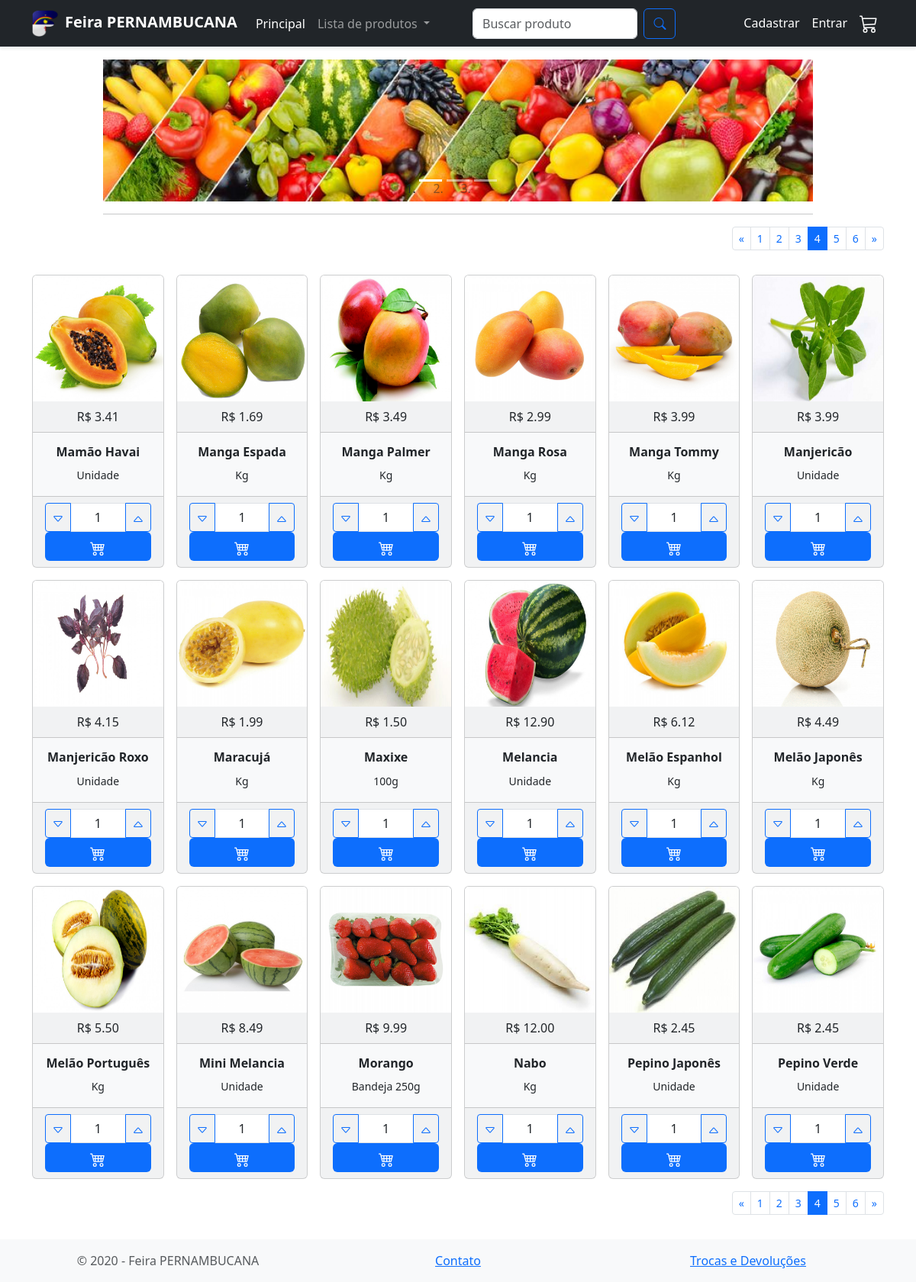
Page /index.php?pagina=3 on the committed database.
### tables this page shows
CREATE TABLE `produto` (
  `produto_id` int(11) NOT NULL,
  `categoria` varchar(20) NOT NULL,
  `nome` varchar(200) NOT NULL,
  `detalhe` varchar(200) NOT NULL,
  `preco` decimal(10,2) NOT NULL,
  `foto` varchar(200) NOT NULL
);

### config/paginacao.php (called while the page is built, shortened)
<?php
$inicio_prod = intval($_GET['pagina']*18);
if (isset($_GET['categoria'])){
    $categoria = mysqli_real_escape_string($conexao,$_GET['categoria']);
    $query = "SELECT * FROM `produto` WHERE categoria = '$categoria' ORDER BY `produto`.`nome` ASC LIMIT $inicio_prod, 18";
    $total_produtos = $conexao->query("SELECT * FROM produto WHERE categoria = '$categoria'")->num_rows;
}else{
    if(isset($_GET['buscar'])){
        $buscar = mysqli_real_escape_string($conexao,$_GET['buscar']);
        $query = "SELECT * FROM `produto` WHERE `nome` LIKE '%$buscar%' ORDER BY `produto`.`nome` ASC  LIMIT $inicio_prod , 18";
        $total_produtos = $conexao->query("SELECT * FROM `produto` WHERE `nome` LIKE '%$buscar%' ORDER BY `produto`.`nome` ASC ")->num_rows;
        if ($total_produtos == 0){
            $total_produtos = 1;
        }
    }
    else{
        $query = "SELECT * FROM `produto` ORDER BY `produto`.`nome` ASC LIMIT $inicio_prod, 18";
        $total_produtos = $conexao->query("SELECT * FROM produto")->num_rows;
    }
}
$result = mysqli_query($conexao, $query);
$num_paginas = ceil($total_produtos/18);

### index.php (the view, shortened to what this page needs)
<?php
include_once('config/conexao.php');
include_once('config/paginacao.php');
?>
<!DOCTYPE html>
<html lang="ptbr">
<head>
  <link rel="stylesheet" href="node_modules/bootstrap/dist/css/bootstrap.css" />
  <link rel="stylesheet" type="text/css" href="//assets.locaweb.com.br/locastyle/2.0.6/stylesheets/locastyle.css">
  <link rel="stylesheet" href="https://cdn.jsdelivr.net/npm/bootstrap-icons@1.3.0/font/bootstrap-icons.css">
</head>
<body style="min-width: 372px ">
  <nav class="navbar navbar-expand navbar-dark bg-dark border-bottom shadow-sm mb-3 sticky-top">
    <div class="container">
      <a class="navbar-brand" href="index.php"><img src="img/pernambuco-alfabeto-f.png" alt="FeiraPERNAMBUCANA" width="35px" style="margin-right: 8px" /><strong>Feira PERNAMBUCANA </strong></a>
      <div class="navbar-collapse collapse">
        <ul class="navbar-nav flex-grow-1">
          <li class="nav-item">
            <a href="index.php" class="nav-link text-white">Principal</a>
          </li>
          <li class="nav-item dropdown">
            <a class="nav-link dropdown-toggle" href="#" id="navbarDarkDropdownMenuLink" role="button" data-bs-toggle="dropdown" aria-expanded="false">
              Lista de produtos
            </a>
          </li>
          <form action="" method="get" class="d-flex ms-lg-5 col-5">
            <input name="buscar" class="form-control me-2" type="search" placeholder="Buscar produto" aria-label="Search" />
            <button type="submit" class="btn btn-outline-primary "><i class="bi-search"></i>
            </button>
          </form>
        </ul>
        <div class="align-self-end">
          <ul class="navbar-nav">
            <?php if (isset($_SESSION['nome'])) { ?>
              <li class="nav-item dropdown">
                <a class="nav-link dropdown-toggle text-white" href="#" id="navbarDarkDropdownMenuLink" role="button" data-bs-toggle="dropdown" aria-expanded="false"><?php echo  strtok($_SESSION['nome'], " ") ?></a>
                <ul class="dropdown-menu dropdown-menu-dark" aria-labelledby="navbarDarkDropdownMenuLink">
                  <li><a class="dropdown-item" href="meusdados.php">Meus Dados</a></li>
                  <li><a class="dropdown-item" href="meuspedidos.php">Meus Pedidos</a></li>
                  <?php if ($_SESSION['permissao'] == 1) { ?>
                    <li><a class="dropdown-item" href="admin.php">Admin</a></li>
                  <?php } ?>
                  <li><a class="dropdown-item text-dark bg-danger" href="config/logout.php">Sair</a></li>
                </ul>
              </li><?php } else { ?>
              <li class="nav-item">
                <a href="cadastrar.php" class="nav-link text-white">Cadastrar</a>
              </li>
              <li class="nav-item">
                <a href="entrar.php" class="nav-link text-white">Entrar</a>
              </li><?php } ?>
            <li class="nav-item">
              <a href="carrinho.php" class="nav-link text-white">
                <svg class="bi" width="24" height="24" fill="currentColor">
                  <use xlink:href="bi.svg#cart3"></use>
                </svg>
              </a>
            </li>
          </ul>
        </div>
      </div>
    </div>
  </nav>
  <header class="container">
    <div class="col-10 offset-1">
      <div id="carouselMain" class="carousel carousel-light slide" data-bs-ride="carousel">
        <ol class="carousel-indicators">
          <li data-bs-target="#carouselMain" data-bs-slide-to="0" class="active"></li>
          <li data-bs-target="#carouselMain" data-bs-slide-to="1"></li>
          <li data-bs-target="#carouselMain" data-bs-slide-to="2"></li>
        </ol>
        <div class="carousel-inner">
          <div class="carousel-item active">
            <img src="img/banner01.jpg" alt="banner1" class="img-fluid w-100" />
          </div>
        </div>
        <a href="#carouselMain" role="button" data-bs-slide="prev" class="carousel-control-prev">
          <span class="carousel-control-prev-icon" aria-hidden="true"></span>
        </a>
        <a href="#carouselMain" role="button" data-bs-slide="next" class="carousel-control-next">
          <span class="carousel-control-next-icon" aria-hidden="true"></span>
        </a>
      </div>
      <hr class="mt-3" />
    </div>
  </header>
  <main class="mb-5 pb-3">
    <div class="container">
      <div class="row">
        <div class="col-12">
          <div class="d-flex flex-row-reverse justify-content-center justify-content-md-start">
            <nav class="d-inline-block">
              <ul class="pagination pagination-sm my-0">
                <li class="page-item">
                  <a class="page-link" href="index.php?<?php if (isset($_GET['buscar'])) {
                                                          echo "buscar=";
                                                          echo $_GET['buscar'];
                                                          echo "&";
                                                        } else {
                                                          if (isset($_GET['categoria'])) {
                                                            echo "categoria=";
                                                            echo $_GET['categoria'];
                                                            echo "&";
                                                          }
                                                        } ?>pagina=0" aria-label="Previous">
                    <span aria-hidden="true">&laquo;</span>
                  </a>
                </li>
                <?php for ($pagina = 0; $pagina < $num_paginas; $pagina++) { ?>
                  <?php if ($pagina == intval($_GET['pagina'])) { ?>
                    <li class="page-item active" aria-current="page">
                      <span class="page-link"><?php echo $pagina + 1 ?></span>
                    </li>
                  <?php } else { ?>
                    <li class="page-item">
                      <a href="index.php?<?php if (isset($_GET['buscar'])) {
                                            echo "buscar=";
                                            echo $_GET['buscar'];
                                            echo "&";
                                          } else {
                                            if (isset($_GET['categoria'])) {
                                              echo "categoria=";
                                              echo $_GET['categoria'];
                                              echo "&";
                                            }
                                          } ?>pagina=<?php echo $pagina; ?>" class="page-link"><?php echo $pagina + 1 ?></a>
                    </li>
                <?php }
                } ?>
                <li class="page-item">
                  <a class="page-link" href="index.php?<?php if (isset($_GET['buscar'])) {
                                                          echo "buscar=";
                                                          echo $_GET['buscar'];
                                                          echo "&";
                                                        } else {
                                                          if (isset($_GET['categoria'])) {
                                                            echo "categoria=";
                                                            echo $_GET['categoria'];
                                                            echo "&";
                                                          }
                                                        } ?>pagina=<?php echo $num_paginas - 1 ?>" aria-label="Next">
                    <span aria-hidden="true">&raquo;</span>
                  </a>
                </li>
              </ul>
            </nav>
          </div>
        </div>
      </div>
      <div class="row g-3 mt-3 mb-3">
        <?php while ($dados = $result->fetch_assoc()) { ?>
          <div class="col-xl-2 col-lg-3 col-md-4 col-sm-6 d-flex align-items-stretch">
            <div class="card text-center bg-light">
              <img src="img/produtos/<?php echo $dados['foto'] ?>" class="card-img-top" />
              <div class="card-header">R$ <?php echo $dados['preco'] ?></div>
              <div class="card-body">
                <h6 class="card-title"><b><?php echo $dados['nome'] ?></b></h6>
                <p class="max-3l card-text description">
                  <small><?php echo $dados['detalhe'] ?></small>
                </p>
              </div>
              <div class="card-footer">
                <form action="carrinho.php?acao=add&id=<?php echo $dados['produto_id'] ?>" method="post">
                  <div class="input-group customSpinner">
                    <button type="button" class="btn btn-outline-primary btn-sm spinnerbutton spinnerMinus spinner-roundbutton">
                      <svg class="bi" width="16" height="16" fill="currentColor">
                        <use xlink:href="bi.svg#caret-down"></use>
                      </svg>
                    </button>
                    <input name="qnt" type="text" readonly value="1" class="text-center w-50 form-control spinnerVal spinner-roundVal" >
                    <button type="button" class="btn btn-outline-primary btn-sm spinnerbutton spinnerPlus spinner-roundbutton">
                      <svg class="bi" width="16" height="16" fill="currentColor">
                        <use xlink:href="bi.svg#caret-up"></use>
                      </svg>
                    </button>
                  </div>
                    <button type="submit" class="btn text-white bg-primary btn-md w-100">
                      <svg class="bi" width="20" height="20" fill="currentColor">
                        <use xlink:href="bi.svg#cart4"></use>
                      </svg>
                    </button>
                </form>
              </div>
            </div>
          </div>
        <?php } ?>
      </div>
      <div class="row pb-4">
        <div class="col-12">
          <div class="d-flex flex-row-reverse justify-content-center justify-content-md-start">
            <nav class="d-inline-block">
              <ul class="pagination pagination-sm my-0">
                <li class="page-item">
                  <a class="page-link" href="index.php?<?php if (isset($_GET['buscar'])) {
                                                          echo "buscar=";
                                                          echo $_GET['buscar'];
                                                          echo "&";
                                                        } else {
                                                          if (isset($_GET['categoria'])) {
                                                            echo "categoria=";
                                                            echo $_GET['categoria'];
                                                            echo "&";
                                                          }
                                                        } ?>pagina=0" aria-label="Previous">
                    <span aria-hidden="true">&laquo;</span>
                  </a>
                </li>
                <?php for ($pagina = 0; $pagina < $num_paginas; $pagina++) { ?>
                  <?php if ($pagina == intval($_GET['pagina'])) { ?>
                    <li class="page-item active" aria-current="page">
                      <span class="page-link"><?php echo $pagina + 1 ?></span>
                    </li>
                  <?php } else { ?>
                    <li class="page-item">
                      <a href="index.php?<?php if (isset($_GET['buscar'])) {
                                            echo "buscar=";
                                            echo $_GET['buscar'];
                                            echo "&";
                                          } else {
                                            if (isset($_GET['categoria'])) {
                                              echo "categoria=";
                                              echo $_GET['categoria'];
                                              echo "&";
                                            }
                                          } ?>pagina=<?php echo $pagina; ?>" class="page-link"><?php echo $pagina + 1 ?></a>
                    </li>
                <?php }
                } ?>
                <li class="page-item">
                  <a class="page-link" href="index.php?<?php if (isset($_GET['buscar'])) {
                                                          echo "buscar=";
                                                          echo $_GET['buscar'];
                                                          echo "&";
                                                        } else {
                                                          if (isset($_GET['categoria'])) {
                                                            echo "categoria=";
                                                            echo $_GET['categoria'];
                                                            echo "&";
                                                          }
                                                        } ?>pagina=<?php echo $num_paginas - 1 ?>" aria-label="Next">
                    <span aria-hidden="true">&raquo;</span>
                  </a>
                </li>
              </ul>
            </nav>
          </div>
        </div>
      </div>
    </div>
  </main>
  <footer class="boder-top fixed-bottom text-muted bg-light">
    <div class="container">
      <div class="row py-3">
        <div class="col-12 col-md-4 text-center text-md-left">
          &copy; 2020 - Feira PERNAMBUCANA
        </div>
        <div class="col-12 col-md-4 text-center text-md-left">
          <a href="contato.php">Contato</a>
        </div>
        <div class="col-12 col-md-4 text-center text-md-left">
          <a href="troca.php">Trocas e Devoluções</a>
        </div>
      </div>
    </div>
  </footer>
</body>
</html>

### index.php (style rules this page uses)
html { overflow-y: scroll; }
:root { overflow-y: auto; overflow-x: hidden; }
:root body { position: absolute; }
body { width: 100vw; }
p.max-3l { display: -webkit-box; -webkit-line-clamp: 3; -webkit-box-orient: vertical; overflow: hidden; text-overflow: ellipsis; }

### rows in the picture
produto: foto (picture), preco "3.41", nome "Mamão Havai", detalhe "Unidade"
produto: foto (picture), preco "1.69", nome "Manga Espada", detalhe "Kg"
produto: foto (picture), preco "3.49", nome "Manga Palmer", detalhe "Kg"
produto: foto (picture), preco "2.99", nome "Manga Rosa", detalhe "Kg"
produto: foto (picture), preco "3.99", nome "Manga Tommy", detalhe "Kg"
produto: foto (picture), preco "3.99", nome "Manjericão", detalhe "Unidade"
produto: foto (picture), preco "4.15", nome "Manjericão Roxo", detalhe "Unidade"
produto: foto (picture), preco "1.99", nome "Maracujá", detalhe "Kg"
produto: foto (picture), preco "1.50", nome "Maxixe", detalhe "100g"
produto: foto (picture), preco "12.90", nome "Melancia", detalhe "Unidade"
produto: foto (picture), preco "6.12", nome "Melão Espanhol", detalhe "Kg"
produto: foto (picture), preco "4.49", nome "Melão Japonês", detalhe "Kg"
produto: foto (picture), preco "5.50", nome "Melão Português", detalhe "Kg"
produto: foto (picture), preco "8.49", nome "Mini Melancia", detalhe "Unidade"
produto: foto (picture), preco "9.99", nome "Morango", detalhe "Bandeja 250g"
produto: foto (picture), preco "12.00", nome "Nabo", detalhe "Kg"
produto: foto (picture), preco "2.45", nome "Pepino Japonês", detalhe "Unidade"
produto: foto (picture), preco "2.45", nome "Pepino Verde", detalhe "Unidade"
